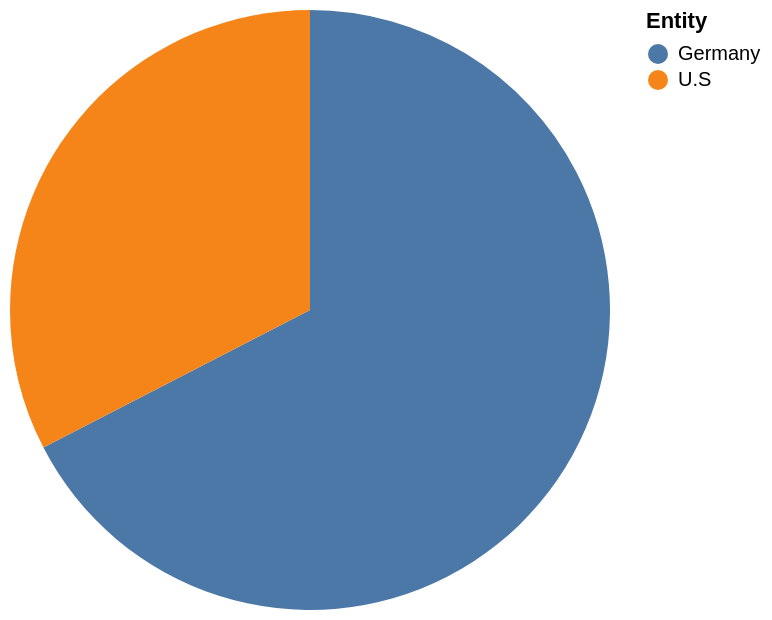

Vega-Lite specification for this chart:
### Vega-Lite specification from a JSON file in a GitHub repository (floating-point values rounded to 4 significant figures)
{"$schema": "https://vega.github.io/schema/vega-lite/v5.json", "description": "Pie chart auto-generated from CSV", "data": {"values": [{"Entity": "Germany", "Should not": "60", "Should": "34"}, {"Entity": "U.S", "Should not": "29", "Should": "60"}]}, "mark": "arc", "encoding": {"theta": {"field": "Should not", "type": "quantitative"}, "color": {"field": "Entity", "type": "nominal"}}}
